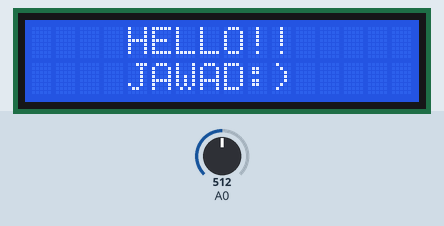
Bench run of a sketch on a simulated Arduino Uno, built with avr-gcc and run on an emulated ATmega328P. On the bench: 16×2 character LCD. The test bench sets the inputs (shaded band); at power-on: A0 = 512.

Above: at 1.1 s.
At 7.2 s:
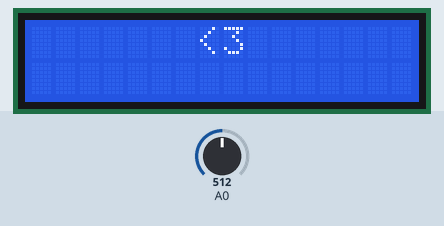
7.3 s: A0 set to 3
8.8 s: A0 set to 0
At 9.2 s:
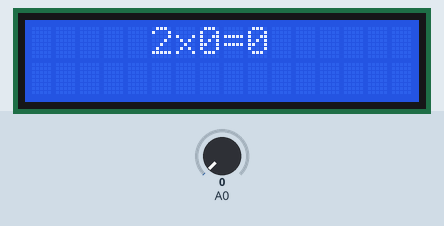
11.8 s: A0 set to 20
At 15.1 s:
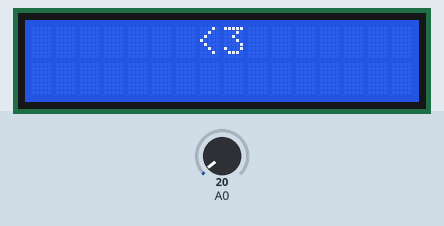
Timing chart, 0 to 16.6 s (numbered marks = the images above; inputs shaded):
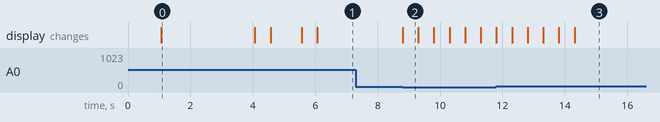

The sketch:

lcd_table_AUTO.ino
```cpp
#include<LiquidCrystal.h>
 LiquidCrystal lcd(8,9,4,5,6,7);

void setup()
{
 lcd.begin(16,2);
 lcd.setCursor(4,0);
 lcd.print("HELLO!!");
 delay(1000);
 lcd.setCursor(4,1);
 lcd.print("JAWAD:)");
 delay(3000);
 lcd.clear();
 delay(500);
 lcd.setCursor(6,0);
 lcd.print("O_O");
 delay(1000);
 lcd.clear();
 delay(500);
}

void loop()
{

 int value=analogRead(A0);
 if(value<2)
 {
  for(int i =0;i<=10;i++)
    {
    lcd.setCursor(5,0);
    int res = 2*i;
    lcd.print("2x");
    lcd.print(i);
    lcd.print("=");
    lcd.print(res);
    delay(500);
    }
    lcd.clear();
 }

 else
    {
      lcd.setCursor(7,0);
      lcd.print("<3");

    }
}
```

Measured:
- the behaviour switches between 2 and 1 on A0 (found by bisection; images 1 and 2)
- after the input at 7.3 s, every drawn part: stays the same
- after the input at 8.8 s, the display: changes at once (image 2)
- after the input at 11.8 s, the display: first differs from a run without the input after 2.5 s (image 3)
- what the display in image 0 shows lasts 3.0 s, from 1.1 s to 4.1 s
- what the display in image 2 shows lasts 0.5 s, from 8.8 s to 9.3 s
